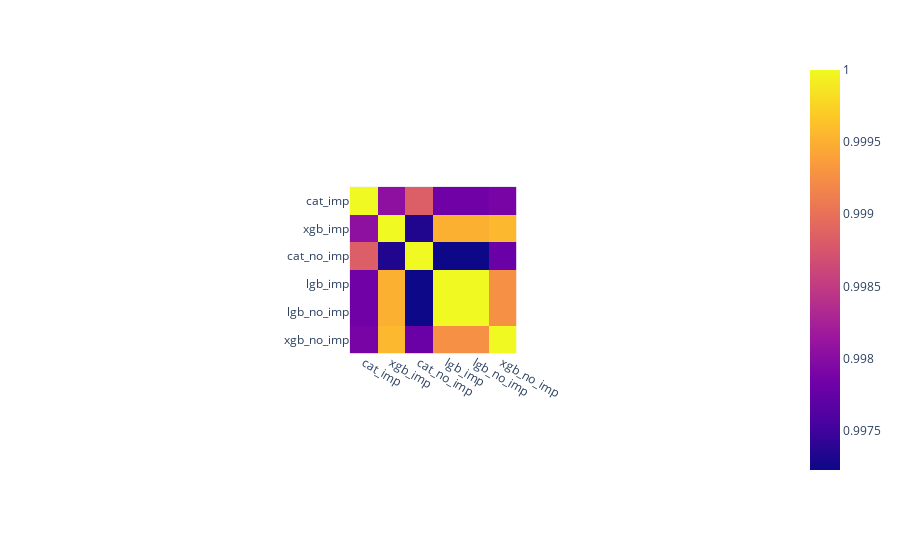

Write notebook code for a chart like this one.
### Code cell
data = np.corrcoef([sub_1.claim, sub_2.claim, sub_3.claim, sub_4.claim, sub_5.claim, sub_6.claim])
fig=px.imshow(data, x=group_labels, y=group_labels)

fig.show()

### Figure 1 — Plotly figure (JSON) as saved in the notebook; plotly's stock layout.template omitted (floating-point values rounded to 4 significant figures)
{"data": [{"coloraxis": "coloraxis", "hovertemplate": "x: %{x}<br>y: %{y}<br>color: %{z}<extra></extra>", "name": "0", "type": "heatmap", "x": ["cat_imp", "xgb_imp", "cat_no_imp", "lgb_imp", "lgb_no_imp", "xgb_no_imp"], "xaxis": "x", "y": ["cat_imp", "xgb_imp", "cat_no_imp", "lgb_imp", "lgb_no_imp", "xgb_no_imp"], "yaxis": "y", "z": [[1, 0.998, 0.9988, 0.9978, 0.9978, 0.9979], [0.998, 1, 0.9973, 0.9995, 0.9995, 0.9996], [0.9988, 0.9973, 1, 0.9972, 0.9972, 0.9978], [0.9978, 0.9995, 0.9972, 1, 1, 0.9993], [0.9978, 0.9995, 0.9972, 1, 1, 0.9993], [0.9979, 0.9996, 0.9978, 0.9993, 0.9993, 1]]}], "layout": {"autosize": true, "coloraxis": {"colorscale": [[0, "#0d0887"], [0.1111, "#46039f"], [0.2222, "#7201a8"], [0.3333, "#9c179e"], [0.4444, "#bd3786"], [0.5556, "#d8576b"], [0.6667, "#ed7953"], [0.7778, "#fb9f3a"], [0.8889, "#fdca26"], [1, "#f0f921"]]}, "margin": {"t": 60}, "xaxis": {"anchor": "y", "autorange": true, "constrain": "domain", "domain": [0.382, 0.618], "range": [-0.5, 5.5], "scaleanchor": "y", "type": "category"}, "yaxis": {"anchor": "x", "autorange": true, "constrain": "domain", "domain": [1.11e-16, 1.0], "range": [5.5, -0.5], "type": "category"}}}
